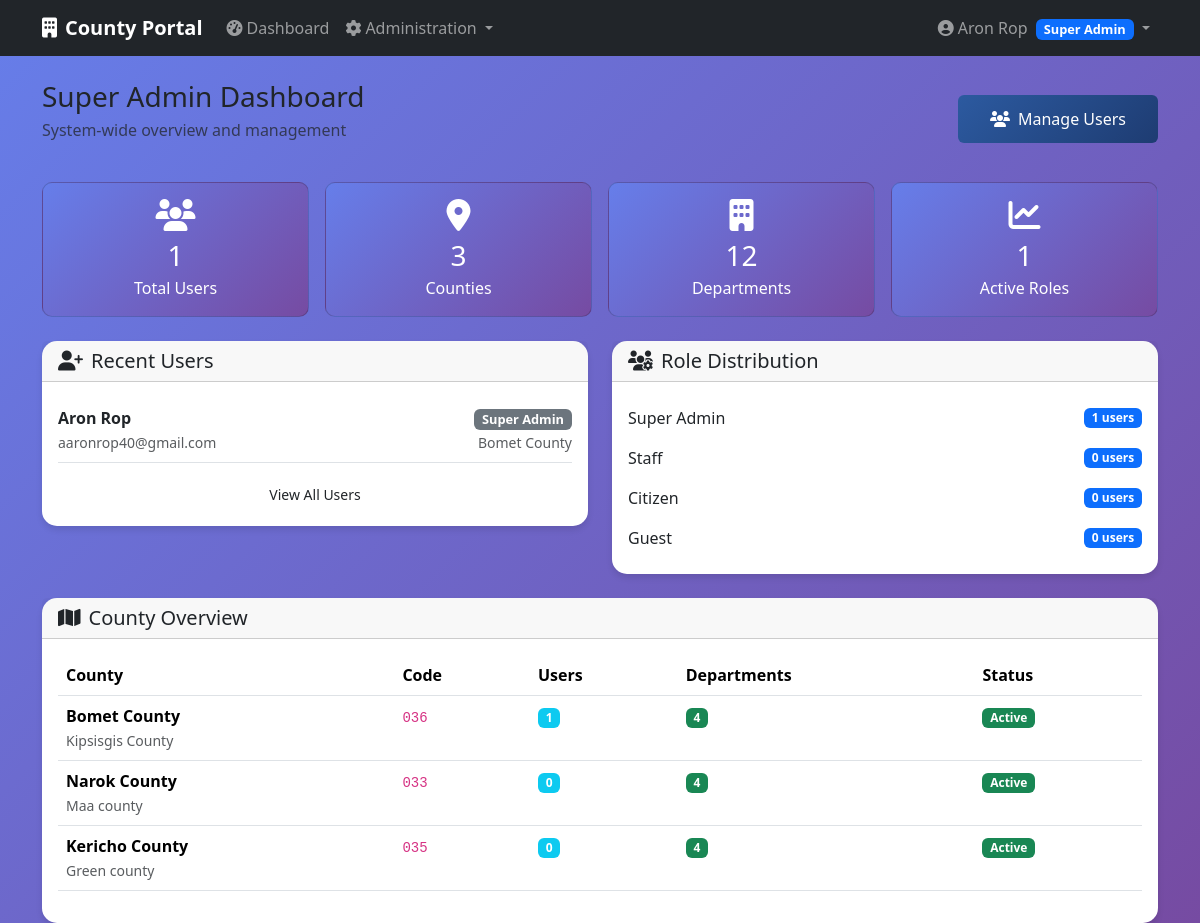
The app's page /admin-dashboard (signed in), older data.
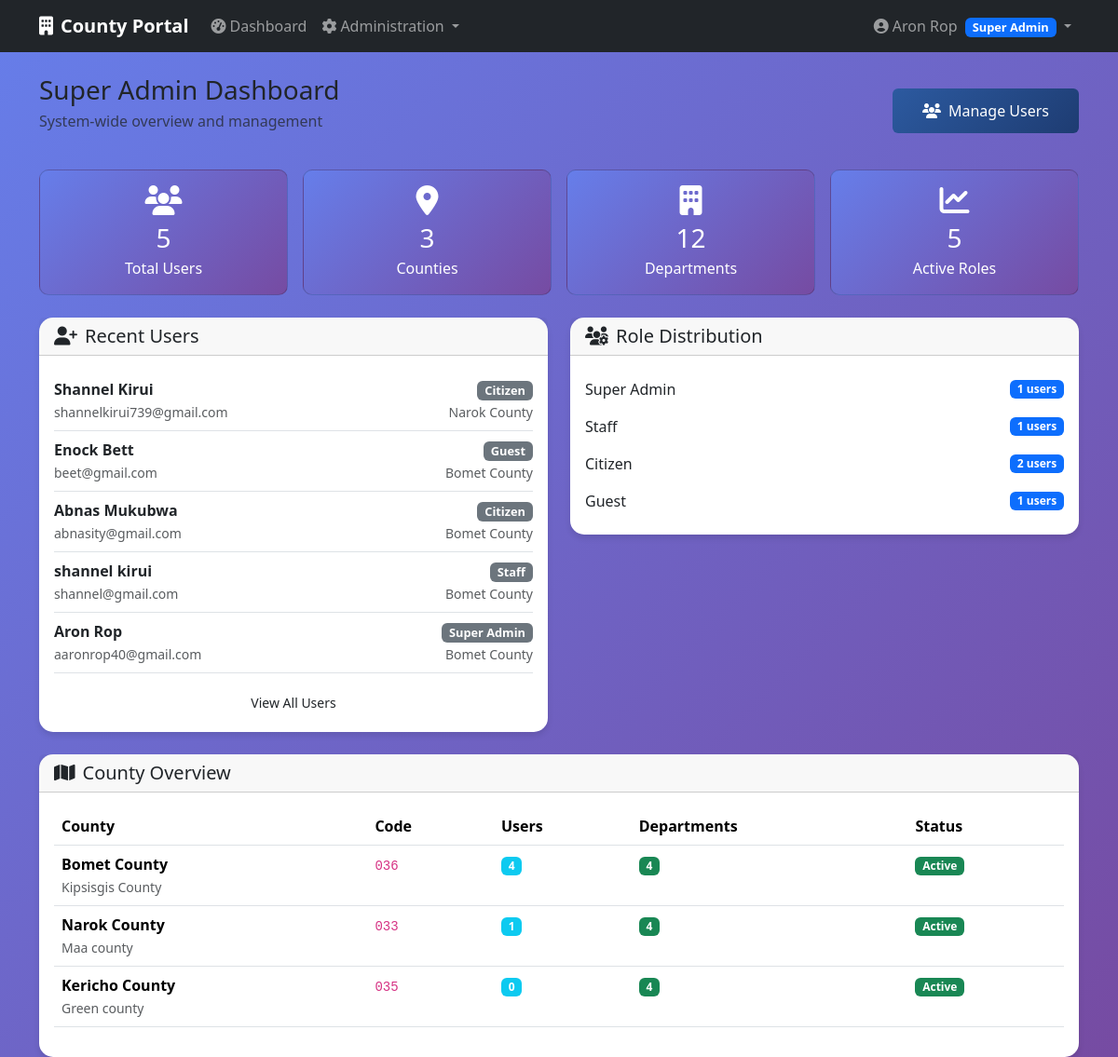
The same page, newer data.
### app/models/user.py (models this page shows, shortened)
class User(db.Model, UserMixin):
    __tablename__ = 'users'
    id = db.Column(db.Integer, primary_key=True)
    email = db.Column(db.String(255), unique=True, nullable=False)
    password = db.Column(db.String(128), nullable=False)
    first_name = db.Column(db.String(100))
    last_name = db.Column(db.String(100))
    phone = db.Column(db.String(20))
    active = db.Column(db.Boolean(), default=True)
    confirmed_at = db.Column(db.DateTime())
    created_at = db.Column(db.DateTime(), default=db.func.current_timestamp())
    fs_uniquifier = db.Column(db.String(64), unique=True, nullable=False, default=lambda: str(uuid.uuid4()))
    county_id = db.Column(db.Integer, db.ForeignKey('counties.id'))
    department_id = db.Column(db.Integer, db.ForeignKey('departments.id'))
    last_login_at = db.Column(db.DateTime())
    current_login_at = db.Column(db.DateTime())
    last_login_ip = db.Column(db.String(45))
    current_login_ip = db.Column(db.String(45))
    login_count = db.Column(db.Integer, default=0)
    roles = db.relationship('Role', secondary=roles_users, backref=db.backref('users', lazy='dynamic'))
    def full_name(self):
        if self.first_name and self.last_name:
            return f"{self.first_name} {self.last_name}"
        return self.email.split('@')[0] #Fallback if the user dont provide first_name or last_name or both
    def has_role(self, role_name):
        return any(role.name == role_name for role in self.roles)

class Role(db.Model, RoleMixin):
    __tablename__ = 'roles'
    id = db.Column(db.Integer, primary_key=True)
    name = db.Column(db.String(80), unique=True, nullable=False)
    description = db.Column(db.String(255), nullable=True)

### app/models/county.py (models this page shows, shortened)
class County(db.Model):
        __tablename__ = 'counties'
        id = db.Column(db.Integer, primary_key=True)
        name = db.Column(db.String(100), unique=True, nullable=False)
        code = db.Column(db.String(10), unique=True, nullable=False)
        description = db.Column(db.Text)
        active = db.Column(db.Boolean, default=True)
        created_at = db.Column(db.DateTime, default=datetime.utcnow)
        users = db.relationship('User', backref='county', lazy='dynamic')
        departments = db.relationship('Department', backref='county',lazy='dynamic')

### app/main/views.py (the view)
@main_bp.route('/admin-dashboard')
@login_required
@roles_required(UserRoles.SUPER_ADMIN)
def admin_dashboard():
    total_users = User.query.count()
    total_counties = County.query.count()
    total_departments = Department.query.count()
    recent_users = User.query.order_by(User.created_at.desc()).limit(5).all()
    role_stats = {}
    for role in Role.query.all():
        role_stats[role.name] = len(role.users.all())
    county_stats = []
    for county in County.query.all():
        county_stats.append({
            'county': county,
            'user_count': county.users.count(),
            'department_count': county.departments.count()
        })
    return render_template('main/admin_dashboard.html',
                            total_users=total_users,
                            total_counties=total_counties,
                            total_departments=total_departments,
                            recent_users=recent_users,
                            role_stats=role_stats,
                            county_stats=county_stats)

### app/templates/main/admin_dashboard.html (shortened to what this page needs)
{% extends "base.html" %}
    {% block content %}
    <div class="row">
        <div class="col-12">
            <div class="d-flex justify-content-between align-items-center mb-4">
                <div>
                    <h1 class="h3 mb-1">Super Admin Dashboard</h1>
                    <p class="text-muted">System-wide overview and management</p>
                </div>
                <div>
                    <a href="{{ url_for('auth_bp.users') }}" class="btn btn-primary">
                        <i class="fas fa-users me-2"></i>Manage Users
                    </a>
                </div>
            </div>
        </div>
    </div>
    <div class="row g-3 mb-4">
        <div class="col-md-3">
            <div class="card stat-card">
                <div class="card-body text-center">
                    <i class="fas fa-users fa-2x mb-2"></i>
                    <h3 class="mb-1">{{ total_users }}</h3>
                    <p class="mb-0">Total Users</p>
                </div>
            </div>
        </div>
        <div class="col-md-3">
            <div class="card stat-card">
                <div class="card-body text-center">
                    <i class="fas fa-map-marker-alt fa-2x mb-2"></i>
                    <h3 class="mb-1">{{ total_counties }}</h3>
                    <p class="mb-0">Counties</p>
                </div>
            </div>
        </div>
        <div class="col-md-3">
            <div class="card stat-card">
                <div class="card-body text-center">
                    <i class="fas fa-building fa-2x mb-2"></i>
                    <h3 class="mb-1">{{ total_departments }}</h3>
                    <p class="mb-0">Departments</p>
                </div>
            </div>
        </div>
        <div class="col-md-3">
            <div class="card stat-card">
                <div class="card-body text-center">
                    <i class="fas fa-chart-line fa-2x mb-2"></i>
                    <h3 class="mb-1">{{ role_stats.values() | sum }}</h3>
                    <p class="mb-0">Active Roles</p>
                </div>
            </div>
        </div>
    </div>
    <div class="row">
        <div class="col-md-6">
            <div class="card dashboard-card">
                <div class="card-header">
                    <h5 class="card-title mb-0">
                        <i class="fas fa-user-plus me-2"></i>Recent Users
                    </h5>
                </div>
                <div class="card-body">
                    {% for user in recent_users %}
                    <div class="d-flex justify-content-between align-items-center py-2 border-bottom">
                        <div>
                            <strong>{{ user.full_name() }}</strong><br>
                            <small class="text-muted">{{ user.email }}</small>
                        </div>
                        <div class="text-end">
                            {% for role in user.roles %}
                            <span class="badge bg-secondary role-badge">{{ role.
  name.replace('_', ' ').title() }}</span>
                            {% endfor %}
                            {% if user.county %}
                            <br><small class="text-muted">{{ user.county.name
  }}</small>
                            {% endif %}
                        </div>
                    </div>
                    {% endfor %}
                    <div class="text-center mt-3">
                        <a href="{{ url_for('auth_bp.users') }}" class="btn btn-
  outline-primary btn-sm">
                            View All Users
                        </a>
                    </div>
                </div>
            </div>
        </div>
        <div class="col-md-6">
            <div class="card dashboard-card">
                <div class="card-header">
                    <h5 class="card-title mb-0">
                        <i class="fas fa-users-cog me-2"></i>Role Distribution
                    </h5>
                </div>
                <div class="card-body">
                    {% for role_name, count in role_stats.items() %}
                    <div class="d-flex justify-content-between align-items-center
  py-2">
                        <span>{{ role_name.replace('_', ' ').title() }}</span>
                        <span class="badge bg-primary">{{ count }} users</span>
                    </div>
                    {% endfor %}
                </div>
            </div>
        </div>
    </div>
    <div class="row mt-4">
        <div class="col-12">
            <div class="card dashboard-card">
                <div class="card-header">
                    <h5 class="card-title mb-0">
                        <i class="fas fa-map me-2"></i>County Overview
                    </h5>
                </div>
                <div class="card-body">
                    <div class="table-responsive">
                        <table class="table table-hover">
                            <thead>
                                <tr>
                                    <th>County</th>
                                    <th>Code</th>
                                    <th>Users</th>
                                    <th>Departments</th>
                                    <th>Status</th>
                                </tr>
                            </thead>
                            <tbody>
                                {% for stat in county_stats %}
                                <tr>
                                    <td>
                                        <strong>{{ stat.county.name }}</strong>
                                        {% if stat.county.description %}
                                        <br><small class="text-muted">{{ stat.
  county.description }}</small>
                                        {% endif %}
                                    </td>
                                    <td><code>{{ stat.county.code }}</code></td>
                                    <td><span class="badge bg-info">{{ stat.
  user_count }}</span></td>
                                    <td><span class="badge bg-success">{{ stat.
  department_count }}</span></td>
                                    <td>
                                        <span class="badge bg-{{ 'success' if stat.
  county.active else 'danger' }}">
                                            {{ 'Active' if stat.county.active else
  'Inactive' }}
                                        </span>
                                    </td>
                                </tr>
                                {% endfor %}
                            </tbody>
                        </table>
                    </div>
                </div>
            </div>
        </div>
    </div>
    {% endblock %}

### app/templates/base.html (shortened to what this page needs)
<!DOCTYPE html>
    <html lang="en">
    <head>
        <link href="https://cdn.jsdelivr.net/npm/bootstrap@5.3.2/dist/css/bootstrap.min.css" rel="stylesheet">
        <link href="https://cdnjs.cloudflare.com/ajax/libs/font-awesome/6.4.0/css/all.min.css" rel="stylesheet">
    </head>
    <body>
        <nav class="navbar navbar-expand-lg navbar-dark bg-dark">
            <div class="container">
                <a class="navbar-brand" href="{{ url_for('main_bp.index') }}">
                    <i class="fas fa-building me-2"></i>County Portal
                </a>
                {% if current_user.is_authenticated %}
                <div class="collapse navbar-collapse" id="navbarNav">
                    <ul class="navbar-nav me-auto">
                        <li class="nav-item">
                            <a class="nav-link" href="{{ url_for('main_bp.dashboard') }}">
                                <i class="fas fa-tachometer-alt me-1"></i>Dashboard
                            </a>
                        </li>
                        {% if current_user.has_role('super_admin') %}
                        <li class="nav-item dropdown">
                            <a class="nav-link dropdown-toggle" href="#" id="adminDropdown" role="button" data-bs-toggle="dropdown">
                                <i class="fas fa-cog me-1"></i>Administration
                            </a>
                        </li>
                        {% endif %}
                    </ul>
                    <ul class="navbar-nav">
                        <li class="nav-item dropdown">
                            <a class="nav-link dropdown-toggle" href="#" id="userDropdown" role="button" data-bs-toggle="dropdown">
                                <i class="fas fa-user-circle me-1"></i>{{ current_user.full_name() }}
                                {% for role in current_user.roles %}
                                <span class="badge bg-primary role-badge ms-1">{{ role.name.replace('_', ' ').title() }}</span>
                                {% endfor %}
                            </a>
                        </li>
                    </ul>
                </div>
                {% else %}
                <div class="d-flex">
                    <a href="{{ url_for('security.login') }}" class="btn btn-outline-light me-2">Login</a>
                    <a href="{{ url_for('security.register') }}" class="btn btn-primary">Register</a>
                </div>
                {% endif %}
            </div>
        </nav>
        <main class="container mt-4">
            {% block content %}{% endblock %}
        </main>
    </body>
    </html>

### app/templates/base.html (style rules this page uses)
:root { --primary-color: #2c5aa0; --secondary-color: #f8f9fa; --success-color: #28a745; --danger-color: #dc3545; --warning-color: #ffc107; }
body { background: linear-gradient(135deg, #667eea 0%, #764ba2 100%); min-height: 100vh; font-family: 'Segoe UI', Tahoma, Geneva, Verdana, sans-serif; }
.navbar-brand { font-weight: bold; }
.dashboard-card { border: none; border-radius: 15px; box-shadow: 0 4px 6px rgba(0, 0, 0, 0.1); transition: transform 0.2s; }
.stat-card { background: linear-gradient(135deg, #667eea 0%, #764ba2 100%); color: white; border-radius: 10px; }
.role-badge { font-size: 0.8em; padding: 0.25rem 0.5rem; }
.btn-primary { background: linear-gradient(135deg, var(--primary-color) 0%, #1e3c72 100%); border: none; padding: 0.75rem 2rem; font-weight: 500; transition: transform 0.2s ease; }

Row changes from the older to the newer data that the page shows:
added User: full_name "Shannel Kirui", email "shannelkirui739@gmail.com", county.name "Narok County", Role (name "Citizen")
computed for Role "Citizen": count "0" → "2"
added User: full_name "Enock Bett", email "beet@gmail.com", county.name "Bomet County", Role (name "Guest")
computed for Role "Guest": count "0" → "1"
added User: full_name "Abnas Mukubwa", email "abnasity@gmail.com", county.name "Bomet County", Role (name "Citizen")
added User: full_name "shannel kirui", email "shannel@gmail.com", county.name "Bomet County", Role (name "Staff")
computed for Role "Staff": count "0" → "1"
Text that changed along with them:
{{ total_users }}: "1" → "5"
{{ role_stats.values() | sum }}: "1" → "5"
new list line: "Bomet County Kipsisgis County 036 Active"
new list line: "4 4"
new list line: "Narok County Maa county 033 Active"
new list line: "1 4"
list line gone: "Bomet County Kipsisgis County 036 Active"
list line gone: "1 4"
list line gone: "Narok County Maa county 033 Active"
list line gone: "0 4"
